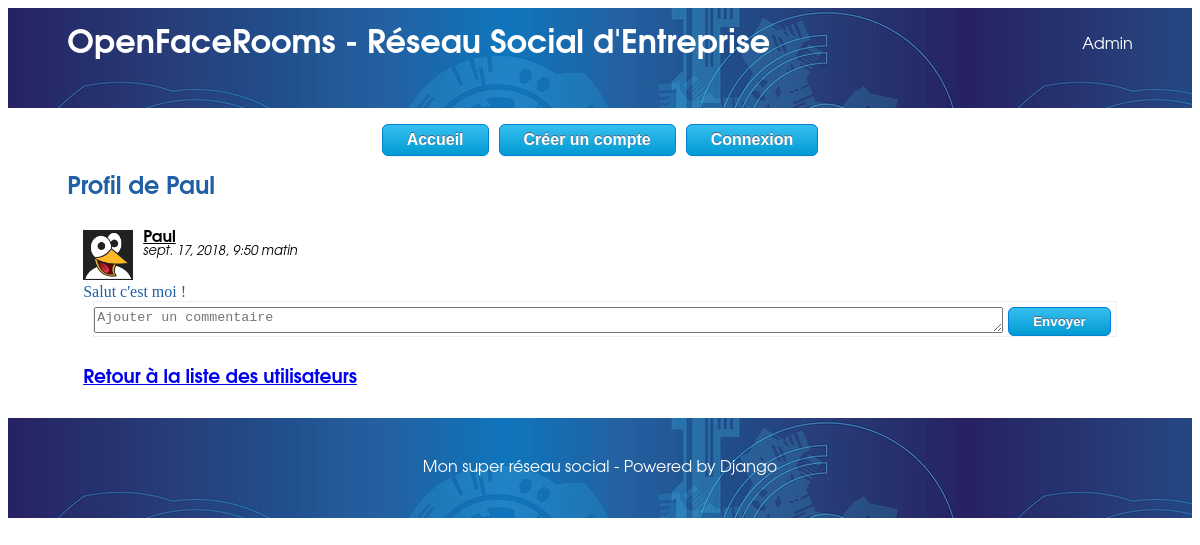
Screenshot of /utilisateur/2 with the database file from the repository.
### social/models.py (models this page shows, shortened)
class Statut(models.Model):
    texte = models.TextField()
    date = models.DateTimeField(verbose_name="Date de parution",
                                auto_now_add=True, auto_now=False)
    auteur = models.ForeignKey(Profil,
        on_delete=models.CASCADE,
        related_name = "auteur")

class Profil(models.Model):
    user = models.OneToOneField(User, on_delete=models.CASCADE)
    avatar = models.ImageField(null=True, blank=True, upload_to="avatars/")
    statut = models.CharField(max_length=50, blank=True)

### social/views.py (the view)
# urls.py: re_path(r'^utilisateur/(?P<profile_id>\d+)$', views.profile, name="social_profile"),
def profile(request, profile_id):
    if request.method == "POST" and "nouveau_commentaire" in request.POST:
        comment_form = CommentForm(request.POST)
        if comment_form.is_valid():
            texte = comment_form.cleaned_data['texte']
            statut_id = comment_form.cleaned_data['statut_id']
            statut = Statut.objects.get(id=statut_id)
            try:
                auteur = Profil.objects.get(user=request.user)
            except(ObjectDoesNotExist, TypeError): #typeerror si anonymous user ==> voir meilleur moyen de le tester
                visiteur = User.objects.get_or_create(username="visiteur·euse")[0]
                auteur = Profil.objects.get_or_create(user=visiteur, statut="Non cadre")[0]
            commentaire = Commentaire(texte=texte, auteur=auteur, statut=statut)
            commentaire.save()
            comment_form = CommentForm()
    else:
        comment_form = CommentForm()
    if request.method == "POST" and "nouveau_statut" in request.POST:
        message_form = NewStatutForm(request.POST)
        if message_form.is_valid():
            texte = message_form.cleaned_data['texte']
            active_user = request.user
            auteur = Profil.objects.get(user=active_user)
            if auteur.id == int(profile_id): #on vérifie si il poste sur son propre mur ou celui d'un autre
                statut = Statut(texte=texte, auteur=auteur)
                statut.save()
            else:
                destinataire = Profil.objects.get(id=profile_id)
                message = Message(texte=texte, auteur=auteur, destinataire=destinataire)
                message.save()
            message_form = NewStatutForm()
    else:
        message_form = NewStatutForm()
    statuts = Statut.objects.filter(
            (Q(auteur_id = profile_id) & Q(message__destinataire_id = None) ) #Statut posté par l'utilisateur sur son propre mur
            | Q(message__destinataire_id = profile_id) #Statuts postés par d'autres utilisateurs son sur mur
        ).order_by('-date')
    username = Profil.objects.get(id=profile_id).user.username
    avatar = Profil.objects.get(id=profile_id).avatar
    return render(request, 'social/profile.html', locals())

### social/forms.py
class CommentForm(forms.Form):
    texte = forms.CharField(
        label='',
        max_length=1000,
        widget=forms.Textarea(attrs={'min-width':"100%", 'rows': "1", 'placeholder':'Ajouter un commentaire'}))
    statut_id = forms.CharField(widget=forms.HiddenInput())

class NewStatutForm(forms.Form):
    texte = forms.CharField(
        label='',
        max_length=1000,
        widget=forms.Textarea(attrs={'min-width':"100%", 'rows': "1", 'placeholder':'Des choses intéressantes à dire ? '}))

### social/templates/social/profile.html (shortened to what this page needs)
{% extends "base.html" %}
{% block content %}
    {% load static %}
    <h2>Profil de {{ username }} </h2>
    {% if statuts %}
        <section>
        {% for statut in statuts %}
            <div class="statut">
                <div class="ligne_avatar">
                    <p class="avatar">
                        {% if not statut.auteur.avatar %}
                            <img src="{% static 'img/user_neutral.png' %}" alt="avatar utilisateur" width="50px">
                        {% else %}
                            <img src="{{ statut.auteur.avatar.url }}" alt="avatar utilisateur" width="50px">
                        {% endif %}
                    </p>
                    <div class="info_statut">
                        <p>
                            <span class="auteur">{{ statut.auteur.user.username }}</span>
                        </p>
                        <p class= "dateheure">
                            {{ statut.date }}
                        </p>
                    </div>
                </div>
                <p class="texte_statut"> {{statut.texte }}</p>
                <div class="zone_commentaires">
                    <form action="" method="post" class="form-inline">
                        {{ comment_form }}
                        <input type="submit" value="Envoyer" name="nouveau_commentaire" class="myButton"/>
                    </form>
                </div>
            </div>
        {% endfor %}
        </section>
    {% else %}
        <section>
            <p>Le mur de cet utilisateur est vide !</p>
        </section>
    {% endif %}
    <section>
        <h3><a href="{% url 'social_utilisateurs' %}">Retour à la liste des utilisateurs</a></h3>
    </section>
{% endblock %}

### static/css/style.css (style rules this page uses)
body { font-family: Avantgarde, TeX Gyre Adventor, URW Gothic L, sans-serif; }
h2 { color:#2060a7; }
p { margin:0; }
.auteur { font-weight: bold; text-decoration: underline; }
.dateheure { font-style: italic; font-size: small; }
.statut { margin: 2em 0; }
.ligne_avatar { display:flex; }
.info_statut { margin-left: 10px; }
.texte_statut { color:#2060a7; font-family: Comic Sans MS, Comic Sans, cursive; }
.zone_commentaires { margin-left:10px; border: solid 1px #efefef; }
.form-inline { width: 100%; }
textarea { height:20px; width:90%; }
form { display:flex; justify-content: space-between; padding-top: 5px; }
section { margin: 1em; }
.myButton { -moz-box-shadow: 0px 1px 0px 0px #f0f7fa; -webkit-box-shadow: 0px 1px 0px 0px #f0f7fa; box-shadow: 0px 1px 0px 0px #f0f7fa; background:-webkit-gradient(linear, left top, left bottom, color-stop(0.05, #33bdef), color-stop(1, #019ad2)); background:-moz-linear-gradient(top, #33bdef 5%, #019ad2 100%); background:-webkit-linear-gradient(top, #33bdef 5%, #019ad2 100%); background:-o-linear-gradient(top, #33bdef 5%, #019ad2 100%); background:-ms-linear-gradient(top, #33bdef 5%, #019ad2 100%); background:linear-gradient(to bottom, #33bdef 5%, #019ad2 100%); filter:progid:DXImageTransform.Microsoft.gradient(startColorstr='#33bdef', endColorstr='#019ad2',GradientType=0); background-color:#33bdef; -moz-border-radius:6px; -webkit-border-radius:6px; border-radius:6px; border:1px solid #057fd0; display:inline-block; cursor:pointer; color:#ffffff; font-family:Arial; font-size:12 px; font-weight:bold; padding:6px 24px; text-decoration:none; text-shadow:0px -1px 0px #5b6178; margin: 0px 5px; }

### rows the page displays
Statut: auteur.user.username "Paul", date "sept. 17, 2018, 9:50 matin", texte "Salut c'est moi !"

### other values shown
{{ username }} "Paul"
